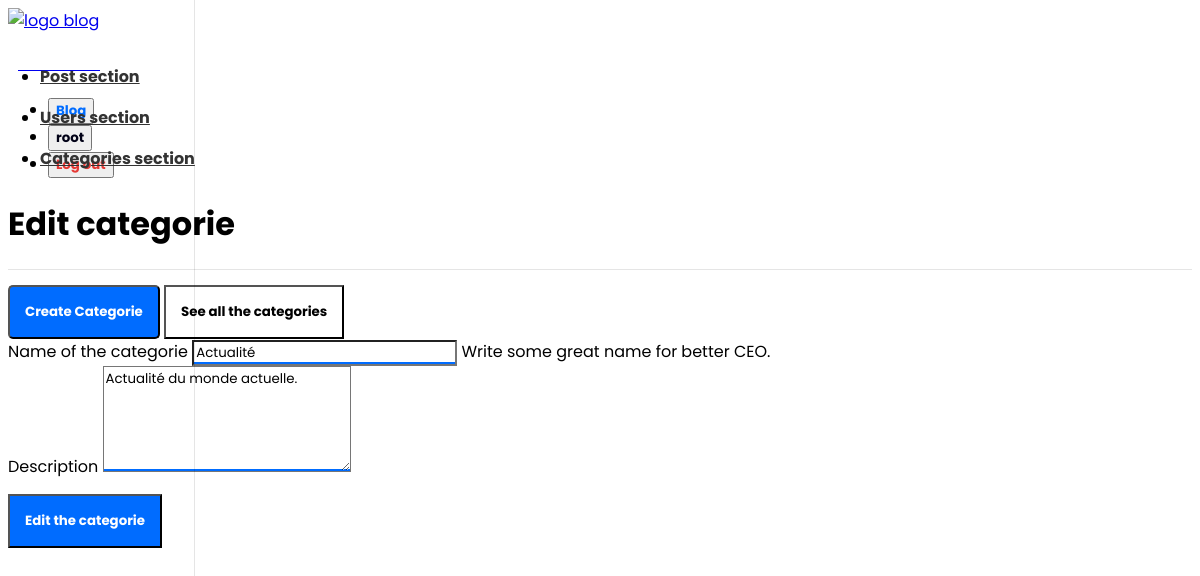
The app's page /app/admin/categories/edit_categories.php?id=13 (signed in), older data.
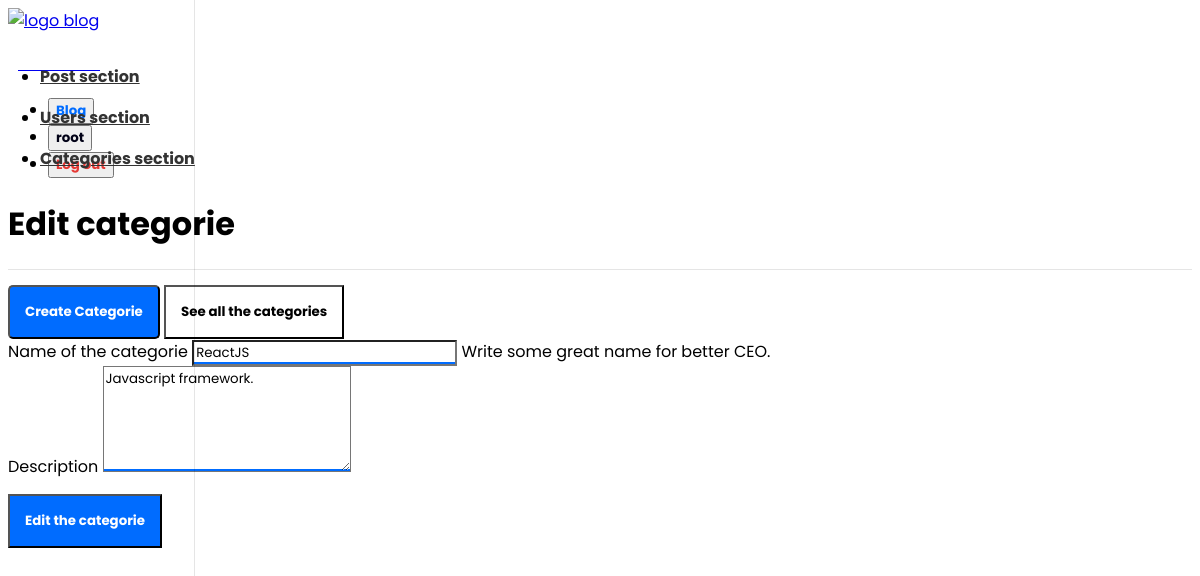
The same page, newer data.
### tables this page shows
CREATE TABLE `categories` (
  `id` int(11) NOT NULL,
  `name` varchar(100) NOT NULL,
  `description` text NOT NULL
);

### app/controllers/categories.php (called while the page is built, shortened)
<?php
include(ROOT_PATH . "/app/db/database.php");
$table       = "categories";
if (isset($_GET["id"])) {
    $id          = $_GET["id"];
    $categorie   = selectOneInTable($table, ["id" => $id]);
    $name        = $categorie["name"];
    $description = $categorie["description"];
}

### app/db/database.php (called while the page is built, shortened)
<?php
require("connect.php");
function execQuery($sql, $data)
{
    global $conn;
    $fetcher = $conn->prepare($sql);
    $values  = array_values($data);
    $types   = str_repeat("s", count($values));
    $fetcher->bind_param($types, ...$values);
    $fetcher->execute();
    return $fetcher;
}
function selectOneInTable($table, $conditions)
{
    $sql = "SELECT * FROM $table";
    $i = 0;
    foreach ($conditions as $key => $value) {
        if ($i === 0 ) {
            $sql = $sql . " WHERE $key=?";
        } else {
            $sql = $sql . " AND $key=?";
        }
        $i++;
    }
    $sql     = $sql . " LIMIT 1";
    $fetcher = execQuery($sql, $conditions);
    $payload = $fetcher->get_result()->fetch_assoc();
    return $payload;
}

### app/admin/categories/edit_categories.php (the view, shortened to what this page needs)
<?php
    include(ROOT_PATH . "/app/controllers/categories.php");
?>
<!DOCTYPE html>
<html lang="en">
<head>
    <link rel="stylesheet"
        href="https://unpkg.com/bootstrap-material-design@4.1.1/dist/css/bootstrap-material-design.min.css"
 />
    <link rel="stylesheet" href="https://unicons.iconscout.com/release/v2.0.1/css/unicons.css" />
    <link href="https://cdn.jsdelivr.net/npm/summernote@0.8.15/dist/summernote.min.css" rel="stylesheet" />
    <link href="../../../assets/dashboard.css" rel="stylesheet" />
</head>
<body>
    <?php include(ROOT_PATH . "/app/components/navbar_dashboard.php") ?>
    <div class="container-fluid">
        <div class="row">
            <main role="main" class="col-md-9 ml-sm-auto col-lg-10 pt-3 px-4">
                <div
                    class="d-flex justify-content-between flex-wrap flex-md-nowrap align-items-center pb-2 mb-3 border-bottom">
                    <h1 style="font-weight: bold">Edit categorie</h1>
                </div>
                <a href="<?php echo BASE_URL . "app/admin/categories/create_categorie.php" ?>"
                    style="text-decoration: none">
                    <button class="btn mr-2"
                        style="background-color: #006cff; color: white; padding: 15px; font-weight: bold; margin-top: 15px; border-radius: 5px">
                        <i class='uil uil-folder-plus'></i>Create Categorie
                    </button>
                </a>
                <a href="<?php echo BASE_URL . "app/admin/categories/categories.php" ?>" style="text-decoration: none">
                    <button class="btn"
                        style="background-color: white; color: black; padding: 15px; font-weight: bold; margin-top: 15px">
                        See all the categories
                    </button>
                </a>
                <div class="mt-5">
                    <form action="edit_categories.php" method="post">
                        <div class="form-group">
                            <label for="exampleInputEmail1">Name of the categorie</label>
                            <input name="name" value="<?php echo $name; ?>" type="text" class="form-control"
                                id="exampleInputEmail1" />
                            <span class="bmd-help">Write some great name for better CEO.</span>
                        </div>
                        <div class="form-group">
                            <label for="exampleTextarea" class="bmd-label-floating">Description</label>
                            <textarea name="description" class="form-control" id="exampleTextarea"
                                rows="5"><?php echo $description; ?></textarea>
                        </div>
                        <button name="update-categorie" type="submit" class="btn mr-2"
                            style="background-color: #006cff; color: white; padding: 15px; font-weight: bold; margin-top: 15px">
                            Edit the categorie
                        </button>
                    </form>
                </div>
            </main>
        </div>
    </div>
</body>
</html>

Row changes from the older to the newer data that the page shows:
changed categories: name "Actualité" → "ReactJS"; description "Actualité du monde actuelle." → "Javascript framework."
